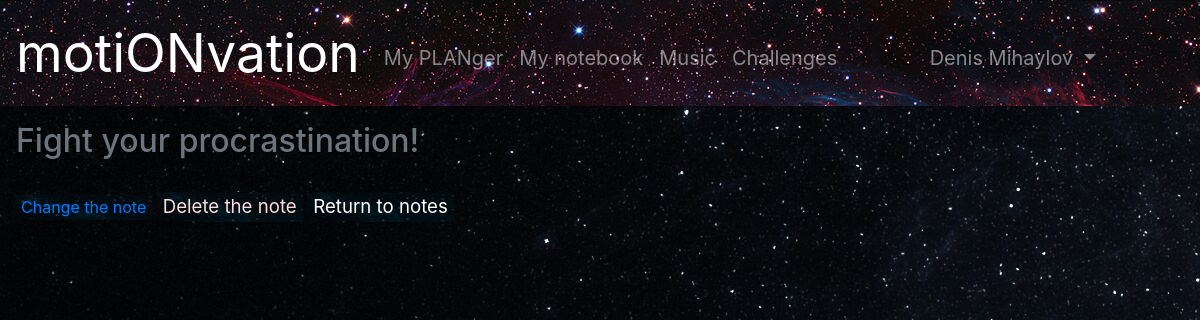
The page /mynotes/1 (signed in) on the database as committed earlier.
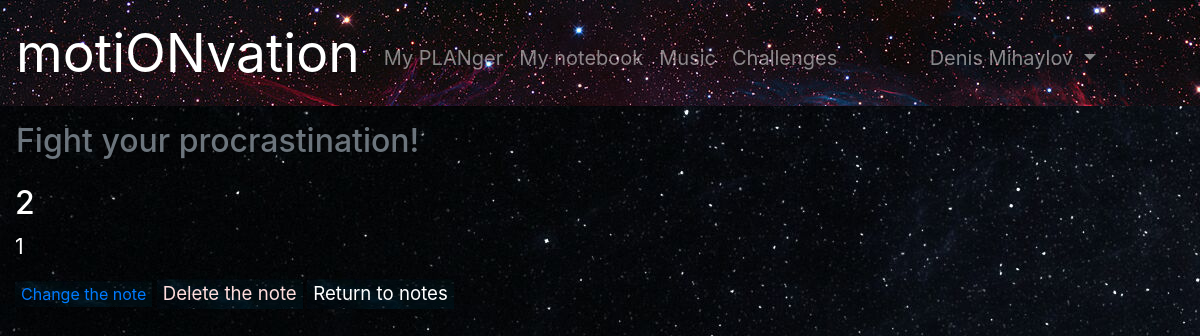
The same page on the database as committed later.
### motionvation/data/models/notes.py (models this page shows)
class Note(SqlAlchemyBase, SerializerMixin):
    __tablename__ = 'notes'
    id = Column(Integer, primary_key=True, autoincrement=True)
    title = Column(String)
    user_id = Column(Integer, ForeignKey('users.id'))
    text = Column(String)
    user = orm.relation('User')

### motionvation/application.py (the view)
@app.route('/mynotes/<int:id>')
@login_required
def notes_info(id):
    db = db_session.create_session()
    note = db.query(Note).filter(Note.user == current_user, Note.id == id).first()
    return render_template('notes_info.html', note=note, useracc=(current_user.name + ' ' + current_user.surname),
                           title='Notes info')

### motionvation/application.py (called while the page is built)
@login_manager.user_loader
def load_user(user_id):
    db = db_session.create_session()
    return db.query(User).get(user_id)

### motionvation/data/db_session.py (called while the page is built)
def create_session() -> orm.Session:
    global __factory
    return __factory()

### motionvation/templates/notes_info.html
{% extends 'base.html' %}
{% block content %}
<h2>{{ note.title }}</h2>
<p class='note-content'>{{ note.text }}</p>
<button type="button" class="button btn-light button-note"><a href="/change_note/{{ note.id }}">Change the note</a></button>
<button type="button" class="button btn-dark button-note"><a href="/mynotes/delete/{{ note.id }}" class='delete-text'>Delete the note</a></button>
<button type="button" class="button btn-light button-note"><a href="/mynotes" class='button-note-text'>Return to notes</a></button>
{% endblock %}

### motionvation/templates/base.html (shortened to what this page needs)
<!doctype html>
<html lang="ru">
<head>
    <link rel="stylesheet" href="https://stackpath.bootstrapcdn.com/bootstrap/4.4.1/css/bootstrap.min.css">
    <link rel="stylesheet" href="{{ url_for('static', filename='css/style16.css') }}">
</head>
<body>
    <nav class="navbar navbar-dark  navbar-expand-lg" style="background: url(../static/img/4.jpg)">
        <a class="navbar-brand ssilka" href="/">motiONvation</a>
        <div class="collapse navbar-collapse">
            {% if current_user.is_authenticated %}
            <ul class="navbar-nav mr-auto">
                <li class="nav-item">
                    <a class="nav-link" href='/planger'>My PLANger</a>
                </li>
                <li class="nav-item">
                    <a class="nav-link" href='/mynotes'>My notebook</a>
                </li>
                <li class="nav-item">
                    <a class="nav-link" href='/music'>Music</a>
                </li>
                <li class="nav-item">
                    <a class="nav-link" href='/challenges'>Challenges</a>
                </li>
            </ul>
            <ul class="navbar-nav ml-auto">
                <li class="nav-item nav-item-acc dropdown">
                    <a class="nav-link dropdown-toggle" href="#" id="navbardrop" data-toggle="dropdown">
                        {{ useracc }}
                    </a>
                </li>
            </ul>
                {% endif %}
        </div>
    </nav>
    <h2 class="p-3 text-muted">Fight your procrastination!</h2>
    <main class="container-fluid">
        {% block content %}
        {% endblock %}
</body>
</html>

### motionvation/static/css/style16.css (style rules this page uses)
body { background: url(../img/7.jpg); color: #fff; }
.ssilka { font-size: 40pt; }
.note-content { font-size: 16pt; white-space: pre-line; }
.nav-link { font-size: 15pt; margin-top: 10px; }
.button-note-text { color: #fff; font-size: 14pt; text-decoration: none; }
.button-note { color: #fff; background: url(../img/1.jpg); border: none; }
.delete-text { color: #fdd; font-size: 14pt; text-decoration: none; }
.nav-item-acc { margin-right: 80px; }

Rows that differ between the two databases and show on the page:
added Note: title "2", text "1"
